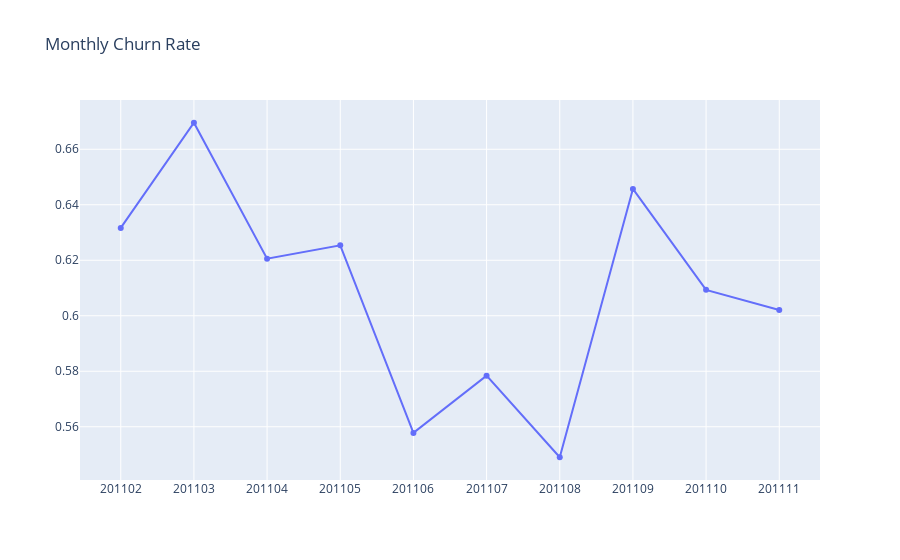

Notebook cell for this chart:
### Code cell
plot_data = [
    go.Scatter(
        x=tx_retention.query("InvoiceYearMonth<201112")['InvoiceYearMonth'],
        y=tx_retention.query("InvoiceYearMonth<201112")['ChurnRate'],
        name="organic"
    )
    
]

plot_layout = go.Layout(
        xaxis={"type": "category"},
        title='Monthly Churn Rate'
    )
fig = go.Figure(data=plot_data, layout=plot_layout)
pyoff.iplot(fig)

### Figure 1 — Plotly figure (JSON) as saved in the notebook; plotly's stock layout.template omitted (floating-point values rounded to 4 significant figures)
{"data": [{"name": "organic", "type": "scatter", "x": [201102, 201103, 201104, 201105, 201106, 201107, 201108, 201109, 201110, 201111], "y": [0.6317, 0.6696, 0.6206, 0.6254, 0.5578, 0.5784, 0.549, 0.6457, 0.6093, 0.6021]}], "layout": {"title": {"text": "Monthly Churn Rate"}, "xaxis": {"type": "category"}}}
